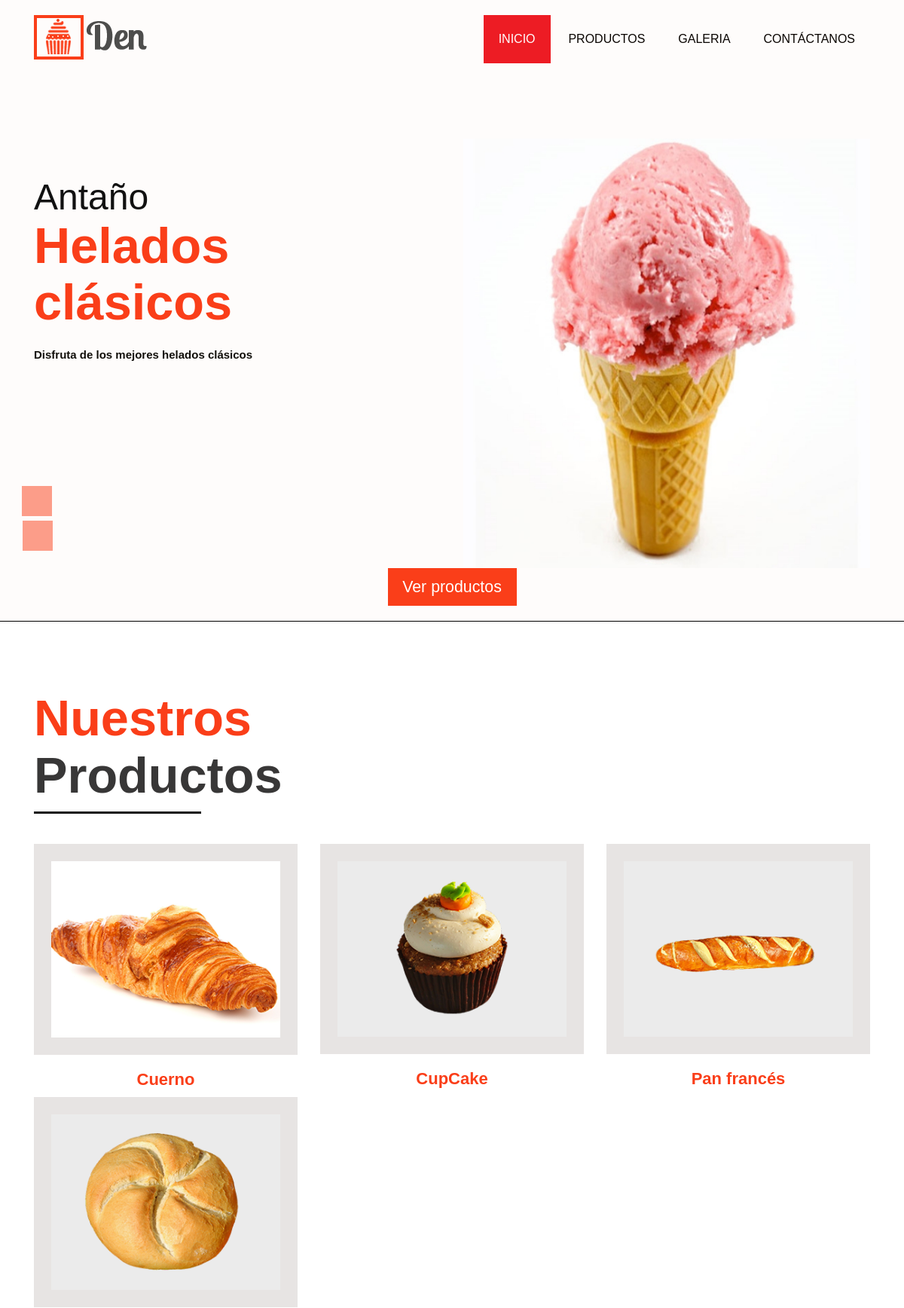
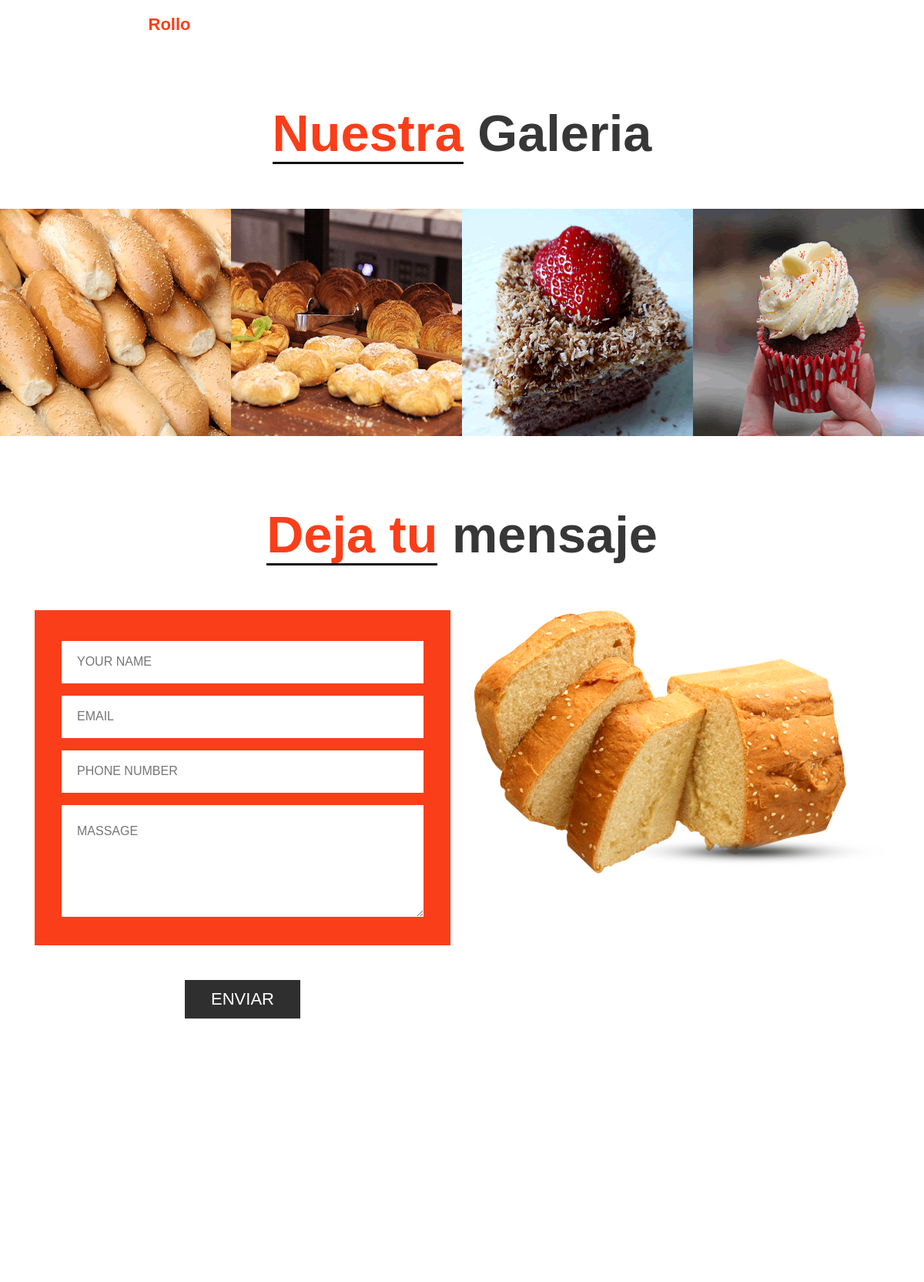
The app's page /andromeda/ (upper part) with its own data (2 pictures, top to bottom).
### andromeda/models.py (models this page shows, shortened)
class Banner(models.Model):
    titulo = models.CharField(max_length=100)
    subtitulo = models.CharField(max_length=100)
    descripcion = models.CharField(max_length=200)
    foto = models.ImageField(upload_to='andromeda/img_banner', blank=True, null=True)

class Producto(models.Model):
    nombre = models.CharField(max_length=100)
    descripcion = models.CharField(max_length=400)
    foto = models.ImageField(upload_to='andromeda/img_producto', blank=True, null=True)

class Galeria(models.Model):
    nombre = models.CharField(max_length=100)
    foto = models.ImageField(upload_to='andromeda/img_galeria', blank=True, null=True)

### andromeda/views.py (the view)
# urls.py: path('', views.index, name='index'),
def index(request):
    listaBanner = Banner.objects.order_by('titulo')[:3]
    listaProducto = Producto.objects.order_by('nombre')[:6]
    listaGaleria = Galeria.objects.order_by('nombre')
    context = {
        'listaBanner': listaBanner,
        'listaProducto': listaProducto,
        'listaGaleria': listaGaleria
    }
    return render(request, 'index.html', context)

### andromeda/templates/index.html (shortened to what this page needs)
{% extends "layout.html" %}
{% load static %}
{% block banner %}
<div id="main_slider" class="carousel slide" data-ride="carousel">
    <div class="carousel-inner">
        {% for banner in listaBanner %}
            {% if forloop.first %}
                <div class="carousel-item active">
                    <div class="row ">
                        <div class="col-md-6 taital">
                            <h1>{{banner.titulo}}<strong class="banner_taital">{{banner.subtitulo}}</strong></h1>
                            <p class="lorem_text">{{banner.descripcion}}</p>
                        </div>
                        <div class="col-md-6">
                            <div class="banner-image"><img src="/media/{{banner.foto}}" style="max-width: 100%;"></div>
                        </div>
                        <div class="banner_bt">
                            <button class="bt_main"><a href="#">Ver productos</a></button>
                        </div>
                    </div>
                </div>
            {% endif %}
        {% endfor %}
    </div>
    <a class="carousel-control-prev" href="#main_slider" role="button" data-slide="prev">
        <span class="carousel-control-prev-icon" aria-hidden="true"></span>
    </a>
    <a class="carousel-control-next" href="#main_slider" role="button" data-slide="next">
        <span class="carousel-control-next-icon" aria-hidden="true"></span>
    </a>
</div>
{% endblock %}
{% block productos %}
<div class="container">
    <div class="row">
        <div class="col-sm-12">
            <h1 class="product_text"><strong><span class="den">Nuestros </span>Productos</strong></h1>
        </div>
    </div>
    <div class="product_section_2 images">
        <div class="row">
            {% for producto in listaProducto %}
            <div class="col-sm-4">
                <div class="images"><img src="/media/{{producto.foto}}"
                        style="max-width: 100%; width: 100%;"></div>
                <h2 class="den_text croissants"><a href="producto/{{ producto.id }}">{{producto.nombre}}</a></h2>
            </div>
            {% endfor %}
        </div>
    </div>
</div>
{% endblock %}}
{% block galeria %}
    <div class="container-fluid">
        <div class="row">
            <div class="col-sm-12">
                <div class="gallery_main">
                    <h1 class="gallery_taital"><strong><span class="our_text">Nuestra</span> Galeria</strong></h1>
                </div>
            </div>
            <div class="col-sm-12 gallery_maain">
                <div class="row">
                    {% for galeria in listaGaleria %}
                        <div class="col-sm-3 padding_0">
                            <div class="gallery_blog">
                                <img class="img-responive" src="/media/{{galeria.foto}}">
                            </div>
                        </div>
                    {% endfor %}
                </div>
            </div>
        </div>
    </div>
{% endblock %}

### andromeda/templates/layout.html (shortened to what this page needs)
{% load static %}
<!DOCTYPE html>
<html lang="en">
<head>
    <link rel="stylesheet" type="text/css" href="{% static 'css/bootstrap.min.css' %}">
    <link rel="stylesheet" type="text/css" href="{% static 'css/style.css' %}">
    <link rel="stylesheet" href="{% static 'css/responsive.css' %}">
    <link rel="stylesheet" href="{% static 'css/jquery.mCustomScrollbar.min.css' %}">
    <link rel="stylesheet" href="https://netdna.bootstrapcdn.com/font-awesome/4.0.3/css/font-awesome.css' %}">
    <link rel="stylesheet" href="{% static 'css/owl.carousel.min.css' %}">
    <link rel="stylesheet" href="{% static 'css/owl.theme.default.min.css' %}">
    <link rel="stylesheet" href="https://cdnjs.cloudflare.com/ajax/libs/fancybox/2.1.5/jquery.fancybox.min.css"
        media="screen">
</head>
<body>
    <header>
        <div class="layout_padding banner_section_start">
            <div class="header">
                <div class="container">
                    <div class="row">
                        <div class="col-xl-3 col-lg-3 col-md-3 col-sm-3 col logo_section">
                            <div class="full">
                                <div class="center-desk">
                                    <div class="logo"><a href="#home"><img src="{% static 'images/logo.png' %}"
                                                style="max-width: 100%;"></a>
                                    </div>
                                </div>
                            </div>
                        </div>
                        <div class="col-xl-9 col-lg-9 col-md-9 col-sm-9">
                            <div class="menu-area">
                                <div class="limit-box">
                                    <nav class="main-menu">
                                        <ul class="menu-area-main">
                                            <li class="active"><a href="#home">Inicio</a></li>
                                            <li><a href="#products">productos</a></li>
                                            <li><a href="#gallery">galeria</a></li>
                                            <li><a href="#contact">Contáctanos</a></li>
                                        </ul>
                                    </nav>
                                </div>
                            </div>
                        </div>
                    </div>
                </div>
            </div>
            <div class="layout_padding banner_section">
                <div class="container">
                    {% block banner %}
                    {% endblock %}
                </div>
            </div>
        </div>
    </header>
    <div id="products" class="layout_padding product_section ">
       {% block productos %}
       {% endblock %}
    </div>
    <div id="gallery" class="layout_padding2 gallery_section">
        {% block galeria %}
        {% endblock %}
    </div>
    <div class="layout_padding gallery_section">
        <div class="container">
            <div class="row">
                <div class="col-sm-12">
                    <div class="gallery_main">
                        <h1 class="gallery_taital"><strong><span class="our_text">Deja tu</span> mensaje</strong></h1>
                    </div>
                </div>
            </div>
            <div class="touch_main">
                <div class="row">
                    <div class="col-md-6">
                        <div class="input_main">
                            <div class="container">
                                <form action="/action_page.php">
                                    <div class="form-group">
                                        <input type="text" class="email-bt" placeholder="YOUR NAME" name="Name">
                                    </div>
                                    <div class="form-group">
                                        <input type="text" class="email-bt" placeholder="EMAIL" name="Email">
                                    </div>
                                    <div class="form-group">
                                        <input type="text" class="email-bt" placeholder="PHONE NUMBER" name="Email">
                                    </div>
                                    <div class="form-group">
                                        <textarea class="massage-bt" placeholder="MASSAGE" rows="5" id="comment"
                                            name="text"></textarea>
                                    </div>
                                </form>
                            </div>
                        </div>
                        <div class="send_btn">
                            <button type="button" class="main_bt"><a href="#">ENVIAR</a></button>
                        </div>
                    </div>
                    <div class="col-md-6">
                        <div class="images">
                            <img src="{% static 'images/bread-img.png' %}" style="max-width: 100%;">
                        </div>
                    </div>
                </div>
            </div>
        </div>
    </div>
    <div class="map_section">
        <div class="row">
            <div class="col-sm-12">
                <div id="map">
                </div>
            </div>
        </div>
    </div>
</body>
</html>

### andromeda/static/css/style.css (style rules this page uses)
* { box-sizing: border-box !important; transition: ease all 0.5s; }
html { scroll-behavior: smooth; }
body { color: #666666; font-size: 14px; font-family: 'Josefin Sans', sans-serif;; line-height: 1.80857; font-weight: normal; overflow-x: hidden; }
a { color: #1f1f1f; text-decoration: none !important; outline: none !important; -webkit-transition: all .3s ease-in-out; -moz-transition: all .3s ease-in-out; -ms-transition: all .3s ease-in-out; -o-transition: all .3s ease-in-out; transition: all .3s ease-in-out; }
h1, h2, h3, h4, h5, h6 { letter-spacing: 0; font-weight: normal; position: relative; padding: 0 0 10px 0; font-weight: normal; line-height: normal; color: #111111; margin: 0 }
h1 { font-size: 48px }
h2 { font-size: 22px }
*, *::after, *::before { -webkit-box-sizing: border-box; -moz-box-sizing: border-box; box-sizing: border-box; }
h1 a, h2 a, h3 a, h4 a, h5 a, h6 a { color: #212121; text-decoration: none!important; opacity: 1 }
ul, li, ol { margin: 0px; padding: 0px; list-style: none; }
p { margin: 20px; font-weight: 600; font-size: 15px; line-height: 24px; color: #110f0a; }
a { color: #ffffff; text-decoration: none; outline: none !important; }
.layout_padding { padding-bottom: 0px; padding-top: 90px; }
.main-menu ul>li a { line-height: 20px; font-size: 16px; display: block; font-weight: 500; color: #090400; padding: 22px 20px; text-transform: uppercase; }
.main-menu ul { margin: 0; list-style-type: none; margin-bottom: 10px; }
nav.main-menu { float: right; margin-left: 0; }
.banner_section_start { width: 100%; float: left; background-color: #fefcfb; height: auto; padding-top: 20px; padding-bottom: 20px; border-bottom: 1px solid #000; }
.main-menu ul li:first-child { margin-left: 0; }
.main-menu ul>li { position: inherit; display: inline-block; vertical-align: middle; }
.main-menu ul > li.active a { background-color: #ed1c24; color: #ffffff; }
.carousel-control-next-icon, .carousel-control-prev-icon { display: inline-block; width: 40px; height: 40px; background: #fa3e19; background-size: 100% 100%; padding-top: 8px; }
.carousel-control-next { right: 1080px; }
.carousel-control-next, .carousel-control-prev { position: absolute; top: 200px; }
.carousel-control-prev { left: -137px; top: 87px; }
.padding_0 { padding: 0 !important; }
.img-responive { max-width: 100%; }
.gallery_blog img { width: 100%; min-height: 295px; }
.gallery_blog { position: relative; }
.banner_section { width: 100%; float: left; }
.banner_taital { width: 100%; float: left; font-size: 50pt; color: #fa3e19; line-height: 75px; }
.taital { margin-top: 50px; }
.banner-image { width: 100%; float: left; }
.lorem_text { width: 100%; float: left; margin-left: 0px; }
.bt_main { width: 100%; float: left; background-color: #fa3e19; height: 50px; font-size: 16pt; border: 0px; color: #fff; }
.banner_bt { width: 15%; margin: 0 auto; }
.product_section { width: 100%; float: left; }
.product_text { width: 20%; float: left; color: #383737; font-size: 50pt; border-bottom: 3px solid #111111; }
.den { color: #fa3e19; }
.product_section_2 { width: 100%; float: left; padding-top: 40px; }
.den_text { width: 100%; float: left; text-align: center; color: #fa3e19; font-weight: 700; }
.den_text a { color: #fa3e19 }
.croissants { color: #000; }
.gallery_section { width: 100%; float: left; }
.gallery_main { width: 100%; margin: 0 auto; text-align: center; }
.gallery_taital { width: 100%; float: left; color: #383737; font-size: 50pt; }
.our_text { color: #fa3e19; border-bottom: 3px solid #111111; }
.gallery_maain { width: 100%; float: left; margin-top: 50px; }
.touch_main { width: 100%; float: left; margin-top: 50px; }
.images { width: 100%!important; margin-bottom: 20px; }
.input_main { width: 100%; float: left; background-color: #fa3e19; padding: 40px 20px 13px 20px; }
.email-bt { background: #ffffff; border: none; color: #000; width: 100%; height: 55px; font-size: 16px; padding: 20px; }
.send_btn { width: 100%; margin: 0 auto; text-align: center; }
.massage-bt { color: #000; border: none; width: 100%; height: 145px; font-size: 16px; padding: 20px; }
button.main_bt { background: #302f2f; border: none; color: #fff; width: 150px; height: 50px; font-size: 22px; margin-top: 45px; }
.map_section { width: 100%; float: left; padding-top: 90px; }
.container { position: relative; }
.layout_padding2 { padding-top: 60px; }
.gallery_blog { position: relative; width: 100%; }
#map { height: 100%; min-height: 480px; }
.product_section_2 .images { border: solid #e7e4e3 23px; }

### records on screen
Banner: titulo "Antaño", subtitulo "Helados clásicos", descripcion "Disfruta de los mejores helados clásicos", foto (picture)
Producto: foto (picture), nombre "Cuerno"
Producto: foto (picture), nombre "CupCake"
Producto: foto (picture), nombre "Pan francés"
Producto: foto (picture), nombre "Rollo"
Galeria: foto (picture)
Galeria: foto (picture)
Galeria: foto (picture)
Galeria: foto (picture)
